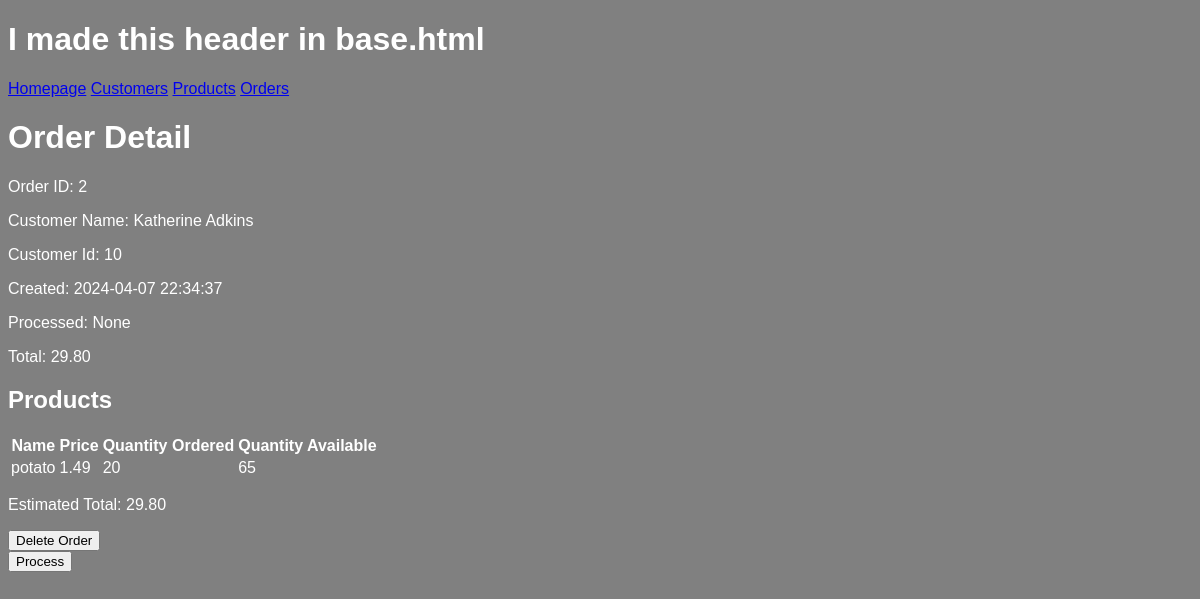
The app's page /order/2, older data.
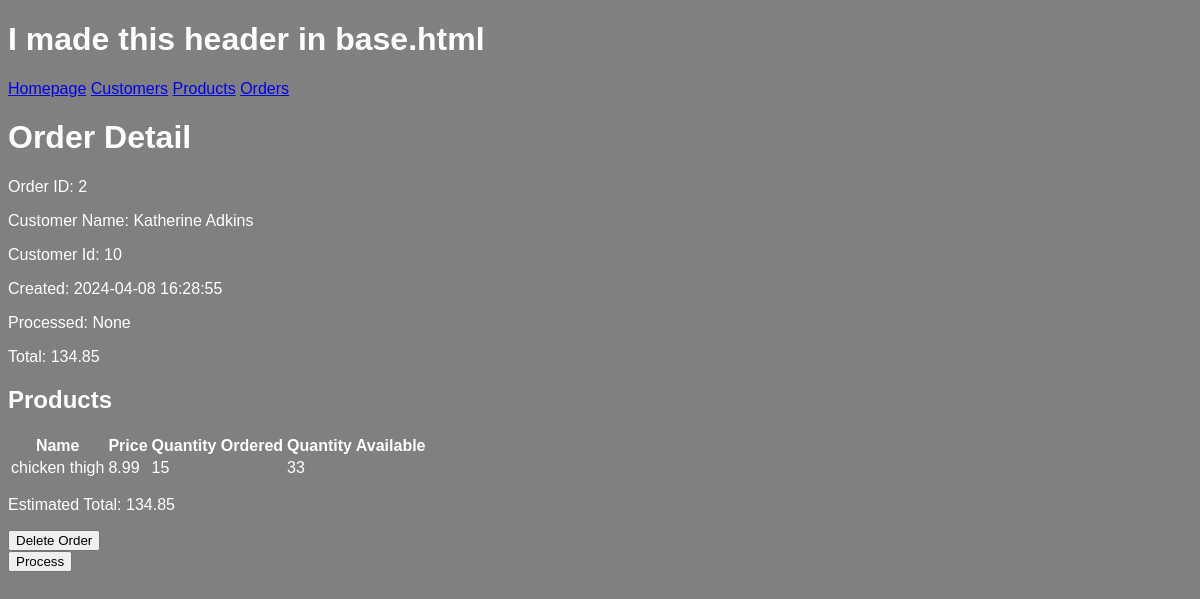
The same page, newer data.
### models.py (models this page shows, shortened)
class Order(db.Model):
	id = mapped_column(Integer, primary_key=True)
	customer_id = mapped_column(Integer, ForeignKey('customer.id'), nullable=False)
	total = mapped_column(DECIMAL(18, 2), nullable=False, default=0)
	created = mapped_column(DateTime, nullable=False, default=func.now())
	processed = mapped_column(DateTime, nullable=True, default=None)
	customer = relationship("Customer", back_populates="orders")
	items = relationship("ProductOrder", cascade="all, delete-orphan")
	def calculate_total(self):
		total = 0
		for item in self.items:
			total += item.product.price * item.quantity
		self.total = total
		return round(self.total, 2)

class ProductOrder(db.Model):
	id = mapped_column(Integer, primary_key=True)
	order_id = mapped_column(Integer, ForeignKey(Order.id), nullable=False)
	product_id = mapped_column(Integer, ForeignKey(Product.id), nullable=False)
	quantity = mapped_column(Integer, nullable=False)
	product = relationship("Product")
	order = relationship("Order", back_populates="items")

class Product(db.Model):
	id = mapped_column(Integer, primary_key=True)
	name = mapped_column(String(200), nullable=False, unique=True)
	price = mapped_column(DECIMAL(18, 2), nullable=False)
	available = mapped_column(Integer, nullable=False, default=0)

### routes/html.py (the view)
@html_bp.route("/order/<int:order_id>")
def order_detail(order_id):
    order = Order.query.get(order_id)
    if not order:
        return "Order not found", 404
    estimated_total = order.calculate_total()
    return render_template("order_detail.html", order=order, estimated_total=estimated_total)

### templates/order_detail.html
{% extends "base.html" %}
{% block content %}
<h1>Order Detail</h1>
<p>Order ID: {{ order.id }}</p>
<p>Customer Name: {{ order.customer.name }}</p>
<p>Customer Id: {{ order.customer.id }}</p>
<p>Created: {{ order.created }}</p>
<p>Processed: {{ order.processed }}</p>
<p>Total: {{ order.total }}</p>
<h2>Products</h2>
<table>
  <tr>
    <th>Name</th>
    <th>Price</th>
    <th>Quantity Ordered</th>
    <th>Quantity Available</th>
  </tr>
  {% for item in order.items %}
  <tr>
    <td>{{ item.product.name }}</td>
    <td>{{ item.product.price }}</td>
    <td>{{ item.quantity }}</td>
    <td>{{ item.product.available }}</td>
  </tr>
  {% endfor %}
</table>
<p>Estimated Total: {{ estimated_total }}</p>
{% if not order.processed %}
<form action="{{ url_for('html.order_delete_web', order_id=order.id) }}" method="post">
    <button type="submit">Delete Order</button>
</form>
<form action="{{ url_for('html.order_process_web', order_id=order.id) }}" method="post">
    <button type="submit">Process</button>
</form>
 {% endif %}
{% endblock %}

Row changes from the older to the newer data that the page shows:
changed Order "None": created "2024-04-07 22:34:37" → "2024-04-08 16:28:55"; total "29.80" → "134.85"
changed ProductOrder: product.name "potato" → "chicken thigh"; product.price "1.49" → "8.99"; quantity "20" → "15"; product.available "65" → "33"
Text that changed along with them:
{{ estimated_total }}: "29.80" → "134.85"
